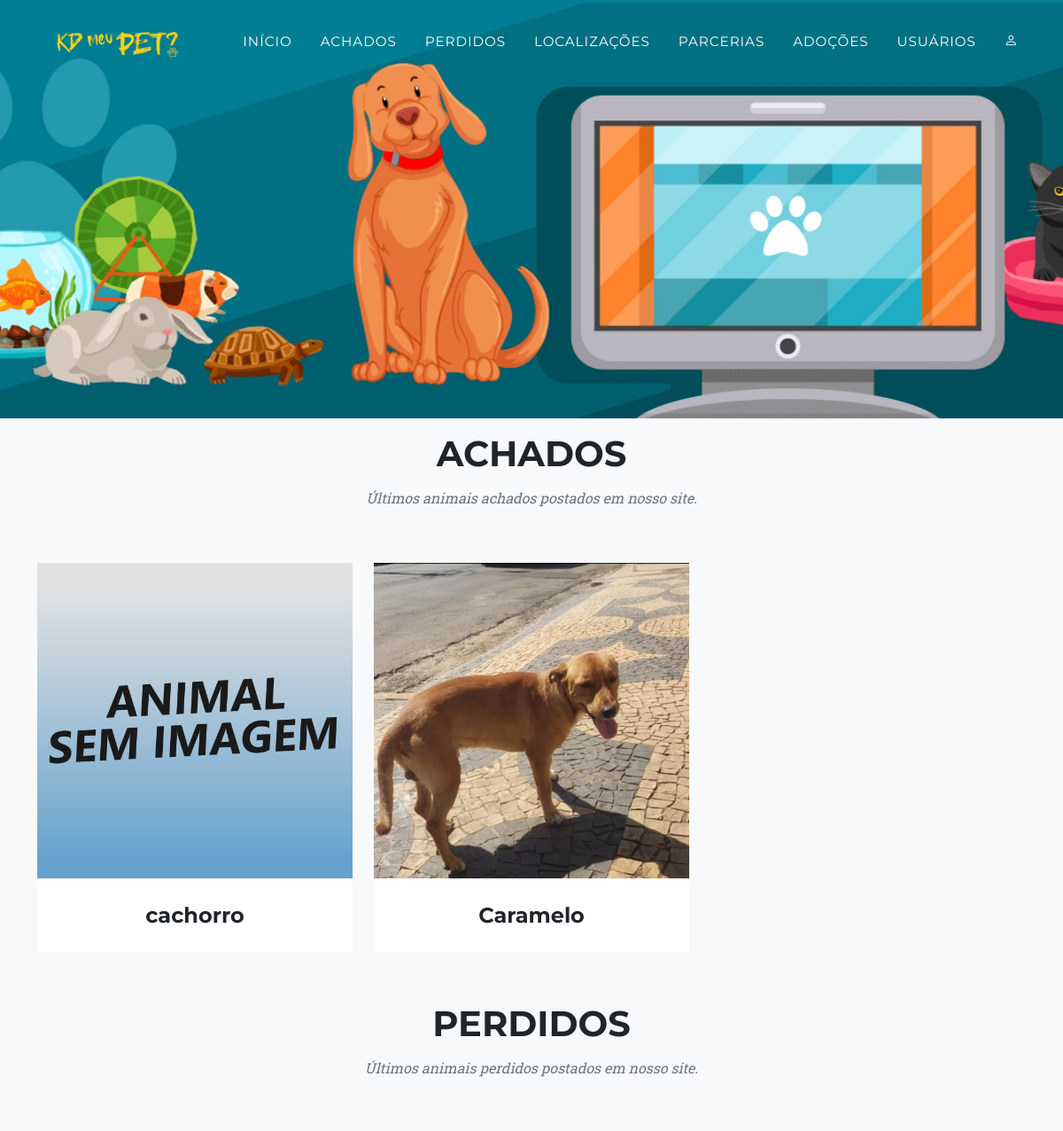
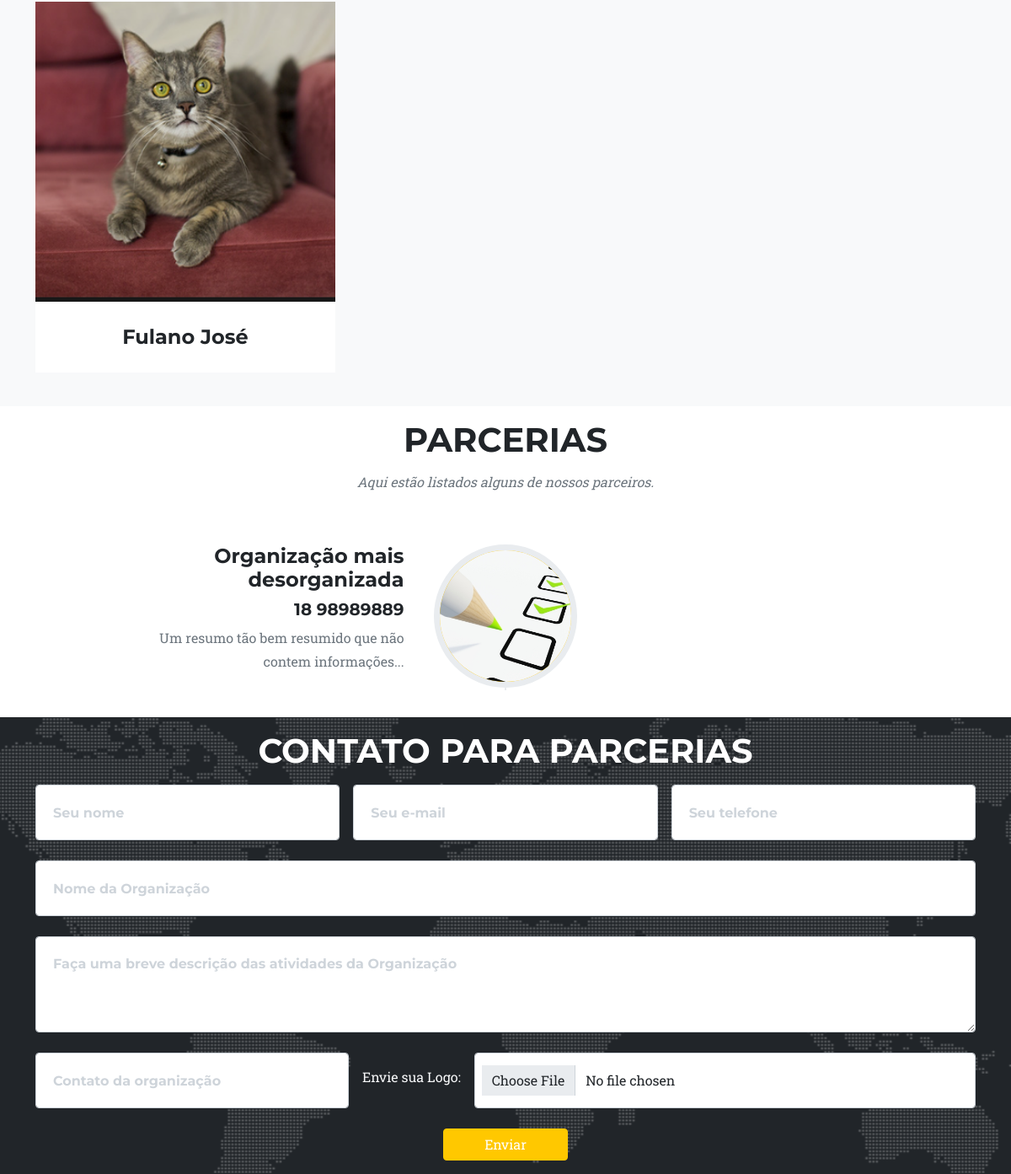
The page / on the database its author committed (2 pictures, top to bottom).
### tables this page shows
CREATE TABLE `cadastro_animal` (
  `c_id` int(11) NOT NULL,
  `c_nomeanimal` varchar(250) DEFAULT NULL,
  `c_foto` varchar(250) DEFAULT NULL,
  `c_descricao` text DEFAULT NULL,
  `c_usuario` int(11) DEFAULT NULL,
  `c_raca` int(11) DEFAULT NULL,
  `c_tamanho` int(11) DEFAULT NULL,
  `c_data` datetime DEFAULT NULL,
  `c_finalizado` int(11) DEFAULT NULL,
  `id_cor` int(11) DEFAULT NULL,
  `c_situacao` int(11) DEFAULT NULL,
  `c_endereco` varchar(200) DEFAULT NULL,
  `c_contato` varchar(200) DEFAULT NULL,
  `c_latitude` varchar(200) NOT NULL,
  `c_longitude` varchar(200) NOT NULL
);

CREATE TABLE `contacts_msg` (
  `id` int(11) NOT NULL,
  `nome` varchar(220) NOT NULL,
  `email` varchar(220) NOT NULL,
  `telefone` varchar(100) NOT NULL,
  `titulo` varchar(50) NOT NULL,
  `msg` text NOT NULL,
  `contato_organizacao` varchar(50) NOT NULL,
  `created` datetime NOT NULL DEFAULT current_timestamp(),
  `imagem` varchar(250) NOT NULL,
  `aprovado` tinyint(1) NOT NULL DEFAULT 0
);

### index.php (the view, shortened to what this page needs)
<?php
    require_once"conexao.php";
?>
<!DOCTYPE html>
<html lang="pt">
    <head>
        <link href="css/styles.css" rel="stylesheet" />
        <link rel="stylesheet" href="https://cdn.jsdelivr.net/npm/bootstrap-icons@1.3.0/font/bootstrap-icons.css">
    </head>
    <body id="page-top">
        <nav class="navbar navbar-expand-lg navbar-dark fixed-top" id="mainNav">
            <div class="container">
                <a class="navbar-brand" href="#page-top"><img src="assets/img/navbar-logo.png" alt="..." /></a>
                <div class="collapse navbar-collapse" id="navbarResponsive">
                 <?php include "topo.php"; ?>
                </div>
            </div>
        </nav>
        <header class="masthead">
        </header>
        <section class="page-section bg-light" id="portfolio">
            <div class="container" id="achados">
                <div class="text-center">
                    <h2 class="section-heading text-uppercase">Achados</h2>
                    <h3 class="section-subheading text-muted">Últimos animais achados postados em nosso site.</h3>
                </div>
                <?php
                    try {
                        $query_achados = "SELECT a.*,
                                                t.t_nometm,
                                                r.r_nome,
                                                c.c_cor,
                                                u.u_nomecompleto,
                                                tp.t_nome
                                                FROM `cadastro_animal` a
                                                JOIN `cadastro_tamanho` t ON a.c_tamanho = t.t_id
                                                JOIN `cadastro_raca` r ON a.c_raca = r.r_id
                                                JOIN `cadastro_cor` c ON a.id_cor = c.c_id
                                                JOIN `cadastro_usuario` u ON a.c_usuario = u.u_id
                                                JOIN `cadastro_tipo` tp ON r.r_tipos = tp.t_id
                                                WHERE a.c_situacao = 1 AND a.c_finalizado = 0
                                                ORDER BY a.c_data DESC";
                        $stmt_achados = $pdo->prepare($query_achados);
                        $stmt_achados->execute();
                    } catch (PDOException $e) {
                        echo "Erro: " . $e->getMessage();
                        die();
                    }
                ?>
                <div class="row">
                    <?php
                        $achados_row = 1;
                        while ($achados = $stmt_achados->fetch(PDO::FETCH_ASSOC)) {
                    ?>
                    <div class="col-lg-4 col-sm-6 mb-4">
                        <div class="portfolio-item">
                            <a class="portfolio-link" data-bs-toggle="modal" href="#achadosModal<?php echo $achados_row; ?>">
                                <div class="ratio ratio-1x1"><img style="object-fit: cover;"
                                <?php
                                    if ($achados['c_foto'] != ""){
                                        echo 'src="upload/'. $achados['c_foto'] .'"';
                                    } else {
                                        echo 'src="assets/img/sem_imagem.png"';
                                    }
                                ?>
                                    alt="..." /></div>
                            </a>
                            <div class="portfolio-caption">
                                <div class="portfolio-caption-heading"><?php echo $achados['c_nomeanimal']; ?></div>
                            </div>
                        </div>
                    </div>
                    <?php
                        $achados_row ++;
                        }
                    ?>
                </div>
            </div>
        </section>
        <section class="page-section bg-light" id="portfolio">
            <div class="container" id="perdidos">
                <div class="text-center">
                    <h2 class="section-heading text-uppercase">Perdidos</h2>
                    <h3 class="section-subheading text-muted">Últimos animais perdidos postados em nosso site.</h3>
                </div>
                <?php
                    try {
                        $query_perdidos = "SELECT a.*,
                                                t.t_nometm,
                                                r.r_nome,
                                                c.c_cor,
                                                u.u_nomecompleto,
                                                tp.t_nome
                                                FROM `cadastro_animal` a
                                                JOIN `cadastro_tamanho` t ON a.c_tamanho = t.t_id
                                                JOIN `cadastro_raca` r ON a.c_raca = r.r_id
                                                JOIN `cadastro_cor` c ON a.id_cor = c.c_id
                                                JOIN `cadastro_usuario` u ON a.c_usuario = u.u_id
                                                JOIN `cadastro_tipo` tp ON r.r_tipos = tp.t_id
                                                WHERE a.c_situacao = 2 AND a.c_finalizado = 0
                                                ORDER BY a.c_data DESC";
                    $stmt_perdidos = $pdo->prepare($query_perdidos);
                    $stmt_perdidos->execute();
                    } catch (PDOException $e) {
                        echo "Erro: " . $e->getMessage();
                        die();
                    }
                ?>
                <div class="row">
                    <?php
                        $perdidos_row = 1;
                        while ($perdidos = $stmt_perdidos->fetch(PDO::FETCH_ASSOC)) {
                    ?>
                    <div class="col-lg-4 col-sm-6 mb-4">
                        <div class="portfolio-item">
                            <a class="portfolio-link" data-bs-toggle="modal" href="#perdidosModal<?php echo $perdidos_row; ?>">
                                <div class="ratio ratio-1x1"><img style="object-fit: cover;"
                                <?php
                                    if ($perdidos['c_foto'] != ""){
                                        echo 'src="upload/'. $perdidos['c_foto'] .'"';
                                    } else {
                                        echo 'src="assets/img/sem_imagem.png"';
                                    }
                                ?>
                                    alt="..." /></div>
                            </a>
                            <div class="portfolio-caption">
                                <div class="portfolio-caption-heading"><?php echo $perdidos['c_nomeanimal']; ?></div>
                            </div>
                        </div>
                    </div>
                    <?php
                        $perdidos_row ++;
                        }
                    ?>
                </div>
            </div>
        </section>
        <?php
            try {
                $query = "SELECT * FROM `contacts_msg` WHERE `aprovado` = 1 ORDER BY RAND() LIMIT 5";
                $stmt = $pdo->prepare($query);
                $stmt->execute();
            } catch (PDOException $e) {
                echo "Erro: " . $e->getMessage();
                die();
            }
        ?>
        <section class="page-section" id="about">
            <div class="container">
                <div class="text-center">
                    <h2 class="section-heading text-uppercase">Parcerias</h2>
                    <?php
                        if ($stmt->rowCount() > 0) {
                    ?>
                        <h3 class="section-subheading text-muted">Aqui estão listados alguns de nossos parceiros.</h3>
                    <?php } ?>
                </div>
                <?php
                    if ($stmt->rowCount() > 0) {
                        echo '<ul class="timeline">';
                        $num_linha = 1;
                        while ($parceria = $stmt->fetch(PDO::FETCH_ASSOC)) {
                ?>
                        <li <?php if ($num_linha % 2 == 0) echo 'class="timeline-inverted"'?> >
                            <div class="timeline-image ratio ratio-1x1">
                                <img class="rounded-circle" style="object-fit: cover;" src="upload/parcerias/<?php echo $parceria['imagem']; ?>" alt="Logo <?php echo $parceria['titulo']; ?>" />
                            </div>
                            <div class="timeline-panel">
                            <div class="timeline-heading">
                                <h4><?php echo $parceria['titulo']; ?></h4>
                                <h5 class="subheading"><?php echo $parceria['contato_organizacao']; ?></h5>
                            </div>
                            <div class="timeline-body"><p class="text-muted"><?php echo $parceria['msg']; ?></p></div>
                        </div>
                        </li>
                    <?php
                        $num_linha++;
                        }
                    echo '</ul>';
                    }
                    ?>
            </div>
        </section>
        <?php include "contato.php"; ?>
    </body>
</html>

### topo.php
<ul class="navbar-nav text-uppercase ms-auto py-4 py-lg-0">
    <li class="nav-item"><a class="nav-link" href="index.php">Início</a></li>
    <li class="nav-item"><a class="nav-link" href="achados.php">Achados</a></li>
    <li class="nav-item"><a class="nav-link" href="perdidos.php">Perdidos</a></li>
    <li class="nav-item"><a class="nav-link" href="mapas.php">Localizações</a></li>
    <li class="nav-item"><a class="nav-link" href="parcerias.php">Parcerias</a></li>
    <li class="nav-item"><a class="nav-link" href="adocao.php">Adoções</a></li>
    <li class="nav-item"><a class="nav-link" href="usuario.php">Usuários</a></li>
    <li class="nav-item"><a class="nav-link" href="admin.php" target="_blank"><i class="bi bi-person"></i></a></li>
</ul>

### contato.php (shortened to what this page needs)
<section class="page-section" id="contact">
    <div class="container">
        <div class="text-center">
            <h2 class="section-heading text-uppercase">Contato para Parcerias</h2>
        </div>
        <form class="add_msg form" method="POST" action="parcerias_cadastro.php" id="contactForm" enctype="multipart/form-data">
            <div class="d-flex flex-column">
                <div class="d-flex flex-row gap-3">
                    <div class="flex-fill">
                        <div class="form-group">
                            <input class="form-control" name="nome" id="name" type="text" placeholder="Seu nome" data-sb-validations="required" required />
                        </div>
                    </div>
                    <div class="flex-fill">
                        <div class="form-group">
                            <input class="form-control" id="email" name="email" type="email" placeholder="Seu e-mail" data-sb-validations="required,email" required />
                        </div>
                    </div>
                    <div class="flex-fill">
                        <div class="form-group">
                            <input class="form-control" id="telefone" name="telefone" type="tel" placeholder="Seu telefone" data-sb-validations="required" required />
                        </div>
                    </div>
                </div>
                <div class="d-flex flex-column">
                    <div class="form-group">
                        <input class="form-control" name="title" id="title" type="text" placeholder="Nome da Organização" data-sb-validations="required" required />
                    </div>
                    <div class="form-group">
                        <textarea class="form-control" id="message" name="msg" rows="3" placeholder="Faça uma breve descrição das atividades da Organização" data-sb-validations="required" required ></textarea>
                    </div>
                </div>
                <div class="d-flex flex-row align-items-center gap-3">
                    <div class="form-group col-4">
                        <input class="form-control" name="contatoOrganizacao" id="contatoOrganizacao" type="text" placeholder="Contato da organização" data-sb-validations="required" required />
                    </div>
                    <div>
                        <div class="form-group">
                            <label for="formFile" class="form-label align-self-center text-light">Envie sua Logo:</label>
                        </div>
                    </div>
                    <div class="flex-fill">
                        <div class="form-group">
                            <input class="form-control" type="file" id="formFile" name="formFile" accept=".png, .jpg, .jpeg" data-sb-validations="required" required >
                        </div>
                    </div>
                </div>
            </div>
            <div class="text-center">
                <input class="btn btn-primary field botao px-5" type="submit" value="Enviar" name="SendAddMsg" />
            </div>
        </form>
    </div>
</section>

### rows shown on the page
cadastro_animal: c_nomeanimal "cachorro"
cadastro_animal: c_foto (picture), c_nomeanimal "Caramelo"
cadastro_animal: c_foto (picture), c_nomeanimal "Fulano José"
contacts_msg: imagem (picture), titulo "Organização mais desorganizada", contato_organizacao "18 98989889", msg "Um resumo tão bem resumido que não contem informações..."
